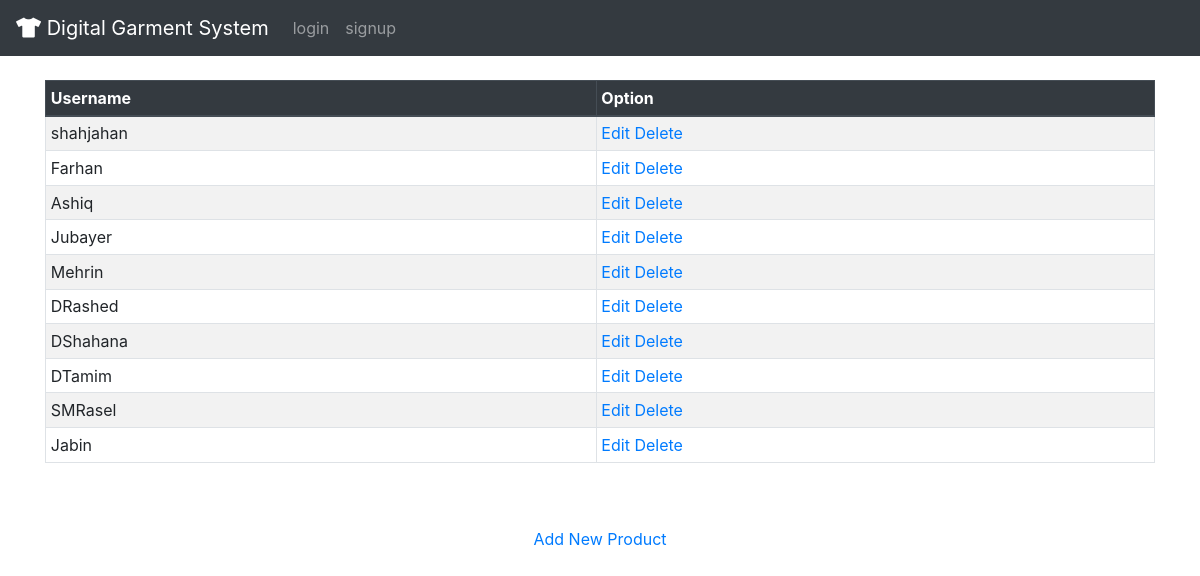
Page /show/ on the committed database.
### controller/models.py (models this page shows)
class Vendors(models.Model):
    GENDER_CHOICES = (
        ('M', 'Male'),
        ('F', 'Female'),
        ('O', 'Other'),
    )
    user = models.OneToOneField(User, on_delete=models.CASCADE)
    company_name = models.CharField(max_length=200, blank=True, verbose_name="Company Name")
    company_id = models.CharField(max_length=200, blank=True, verbose_name="Company ID")
    vaddress=models.CharField(max_length=500,verbose_name="Address", blank=True)
    vcontact = models.CharField(verbose_name="Contact",max_length=20, blank=True, default='N/A')
    vprofile_Image = models.ImageField(verbose_name="Profile Image",upload_to = 'Vendor_Profile_Pic/', default = 'https://icon-library.net/images/young-person-icon/young-person-icon-7.jpg', blank=True)
    vgender =  models.CharField(verbose_name="Gender",max_length=2, choices=GENDER_CHOICES, blank=False, default='M')
    vemail_confirmed = models.BooleanField(verbose_name="Email Confirmation",default=False)
    Updated_at= models.DateTimeField(auto_now=True)

### controller/views.py (the view)
# urls.py: path('show/',show,name='show'),
def show(request):
    vendors = Vendors.objects.all()
    return render(request,"show_products.html",{'vendors':vendors})

### accounting/cp.py (called while the page is built)
def yoverview(request):
    q=Completed_Order.objects.values_list('year',flat=True).order_by('year').distinct()
    return({'q':q})

### templates/show_products.html (shortened to what this page needs)
{% extends 'base.html' %}
{% load crispy_forms_tags %}
{% block content %}
<div class="container">
<table class="table table-striped table-bordered table-sm">
    <thead class="thead-dark">
    <tr>
        <th>Username</th>
        <th>Option</th>
    </tr>
    </thead>
    <tbody>
        {% for vendor in vendors%}
    <tr>
        <td>{{vendor.user.username}}</td>
        <td>
            <a href="{% url 'controller:edit' vendor.pk %}" class="button button" width="50%" align="left">Edit</a>
            <a href="{% url 'controller:delete' vendor.pk %}" class="button1 button1" width="50%" align="right">Delete</a>
        </td>
    </tr>
    {% endfor %}
    </tbody>
</table>
<br>
<br>
<center><a href="" class="button button">Add New Product</a></center>
</div>
{% endblock %}

### templates/base.html (style rules this page uses)
body { margin: 0; }

### rows in the picture
Vendors: user.username "shahjahan"
Vendors: user.username "Farhan"
Vendors: user.username "Ashiq"
Vendors: user.username "Jubayer"
Vendors: user.username "Mehrin"
Vendors: user.username "DRashed"
Vendors: user.username "DShahana"
Vendors: user.username "DTamim"
Vendors: user.username "SMRasel"
Vendors: user.username "Jabin"
